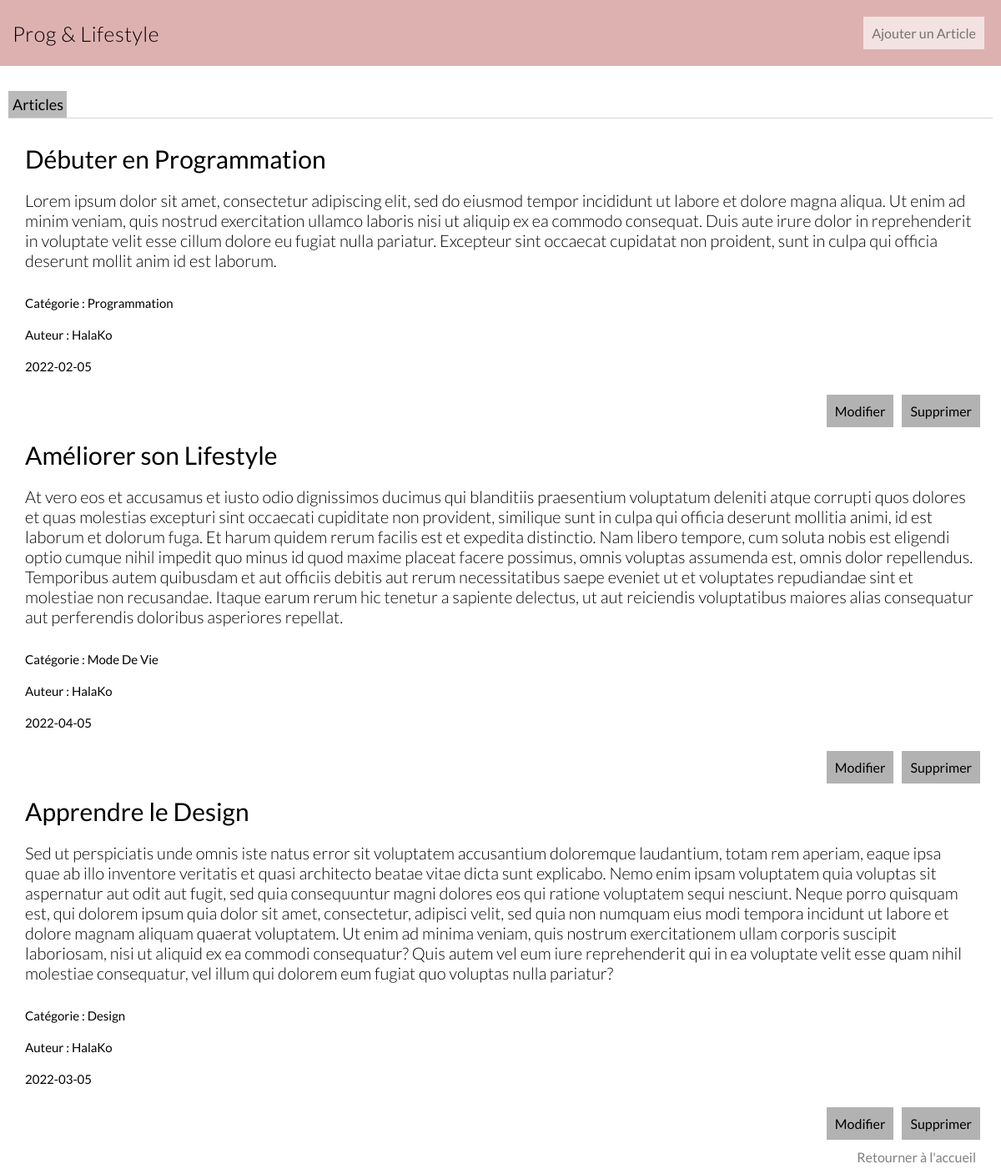
The page / on the database its author committed.
### tables this page shows
CREATE TABLE `Article` (
  `id` int(11) NOT NULL,
  `titre` varchar(100) NOT NULL,
  `text` longtext NOT NULL,
  `date` date NOT NULL,
  `idCategorie` int(11) NOT NULL,
  `idAuteur` varchar(45) NOT NULL
);

CREATE TABLE `Categorie` (
  `id` int(11) NOT NULL,
  `nom` varchar(45) NOT NULL
);

### class/Crud.php (called while the page is built, shortened)
<?php
class Crud extends PDO
{
    public function select($table, $champOrdre = null, $ordre = null)
    {
        if ($champOrdre == null) {
            $sql = "SELECT * FROM $table";
        } else {
            $sql = "SELECT * FROM $table ORDER BY $champOrdre $ordre";
        }
        $query = $this->query($sql);
        if ($query !== false) {
            return $query->fetchAll();
        }
        return [];
    }
    public function selectId($table, $champ, $id)
    {
        $sql = "SELECT * FROM $table WHERE $champ = :$champ";
        $query = $this->prepare($sql);
        $query->bindValue(":$champ", $id);
        $query->execute();
        if ($query !== false) {
            return $query->fetch();
        }
        return [];
    }
}

### index.php (the view, shortened to what this page needs)
<?php
require_once "class/Crud.php";
$crud = new Crud;
$select = $crud->select("Article", "id", "DESC");
?>
<html>
    <head>
        <link rel="stylesheet" href="./styles/style.css">
    </head>
    <body>
    <header class="header">
        <div class="header__logo">
            <a class="logo" href="index.php">Prog & Lifestyle</a>
        </div>
        <div class="header__btns">
            <a class='btn' href="Article.php">Ajouter un Article</a>
        </div>
    </header>
    <main>
    <h2>Articles</h2>
    <div class="flex">
        <div class='container__article'>
            <?php
                foreach($select as $row){
            ?>
                <div class='article__titre'><?php echo $row["titre"]; ?></div>
                <div class='article__texte'><?php echo $row["text"]; ?></div>
                <div class='article__auteur'>Catégorie : <?php echo $crud->selectId("Categorie", "id", $row["idCategorie"])["nom"]; ?></div>
                <div class='article__auteur'>Auteur : <?php echo $row["idAuteur"] ?></div>
                <div class='article__auteur'><?php echo $row["date"]; ?></div>
                <div class='Modif-supprime'>
                    <a class='btn' href="Article-edit.php?id=<?php echo $row["id"];?>"> Modifier</a>
                    <a class='btn' href="Article-delete.php?id=<?php echo $row["id"];?>"> Supprimer </a>
                </div>
            <?php
                }
            ?>
        </div>
    </div>
    </main>
    <footer>
        <a class="btn" href="index.php">Retourner à l'accueil</a>
    </footer>
    </body>
</html>

### styles/style.css (style rules this page uses)
* { font-family:'Lato', sans-serif; box-sizing: border-box; }
body, h1, h2, h3, h4, h5, h6, p, ul, ol { margin: 0; padding: 0; }
body { height: 1000px; }
.header { display: flex; align-items: center; justify-content: space-between; padding: 15px; position: sticky; top: 0; min-height: 50px; background-color: #deb1b1; }
a.logo { text-decoration: none; color: black; font-size: 25px; font-weight: 300; letter-spacing: 0.5; }
.header__btns { display: flex; justify-content: space-between; }
.btn { background-color: #ffffffa0; color: rgba(0, 0, 0, 0.5); margin: 5px; padding: 10px; text-decoration: none; transition: .3s ease; }
main { margin-top: 20px; padding: 10px; }
h2 { width: 70px; font-size: large; padding: 5px; font-weight: 400; background-color: #bababa; }
.container__article { padding: 20px 10px; border-top: solid 1px #d5d5d5; }
.article__titre { padding: 10px; font-size: 30px; }
.article__texte { padding: 10px; font-size: 20px; font-weight: 300; }
.article__auteur { margin: 20px 10px; font-size: 15px; }
.Modif-supprime { display: flex; justify-content: flex-end; }
.Modif-supprime .btn { background-color: #b2b2b2; color: black; margin: 5px; padding: 10px; text-decoration: none; transition: .3s ease; }
footer { position: fixed; margin-top: 30px; bottom: 5px; right: 15px; }

### rows shown on the page
article: titre "Débuter en Programmation", text "Lorem ipsum dolor sit amet, consectetur adipiscing elit, sed do eiusmod tempor incididunt ut labore et dolore magna aliqua. Ut enim ad minim veniam, quis nostrud exercitation ullamco laboris nisi ut aliquip ex ea commodo consequat. Duis aute irure dolor in reprehenderit in voluptate velit esse cillum dolore eu fugiat nulla pariatur. Excepteur sint occaecat cupidatat non proident, sunt in culpa qui officia deserunt mollit anim id est laborum.", idCategorie.nom "Programmation", idAuteur "HalaKo", date "2022-02-05"
article: titre "Améliorer son Lifestyle", text "At vero eos et accusamus et iusto odio dignissimos ducimus qui blanditiis praesentium voluptatum deleniti atque corrupti quos dolores et quas molestias excepturi sint occaecati cupiditate non provident, similique sunt in culpa qui officia deserunt mollitia animi, id est laborum et dolorum fuga. Et harum quidem rerum facilis est et expedita distinctio. Nam libero tempore, cum soluta nobis est eligendi optio cumque nihil impedit quo minus id quod maxime placeat facere possimus, omnis voluptas assumenda est, omnis dolor repellendus. Temporibus autem quibusdam et aut officiis debitis aut rerum necessitatibus saepe eveniet ut et voluptates repudiandae sint et molestiae non recusandae. Itaque…", idCategorie.nom "Mode De Vie", idAuteur "HalaKo", date "2022-04-05"
article: titre "Apprendre le Design", text "Sed ut perspiciatis unde omnis iste natus error sit voluptatem accusantium doloremque laudantium, totam rem aperiam, eaque ipsa quae ab illo inventore veritatis et quasi architecto beatae vitae dicta sunt explicabo. Nemo enim ipsam voluptatem quia voluptas sit aspernatur aut odit aut fugit, sed quia consequuntur magni dolores eos qui ratione voluptatem sequi nesciunt. Neque porro quisquam est, qui dolorem ipsum quia dolor sit amet, consectetur, adipisci velit, sed quia non numquam eius modi tempora incidunt ut labore et dolore magnam aliquam quaerat voluptatem. Ut enim ad minima veniam, quis nostrum exercitationem ullam corporis suscipit laboriosam, nisi ut aliquid ex ea commodi…", idCategorie.nom "Design", idAuteur "HalaKo", date "2022-03-05"
